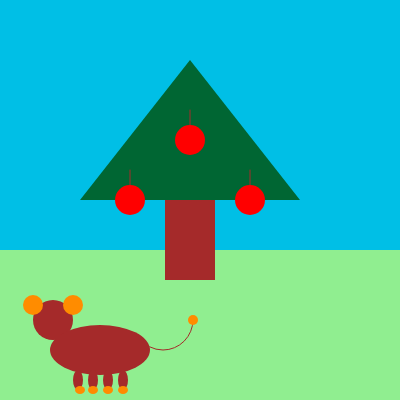
Frame 1 (no input)
Frame 60 (no input): identical to frame 1, image omitted
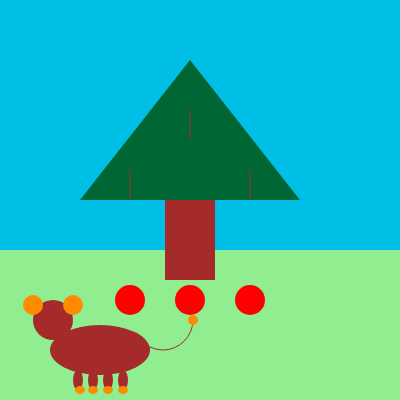
Frame 120 (the mouse pressed at the canvas centre since frame 60)

The p5.js sketch that drew these frames (run headless with seeded random() and noise() and a simulated clock; from frame 60 on, the mouse is pressed at the canvas centre):

// p5.js sketch
// ── sketch.js
//dog
let x = 100
let y = 350

//apple
let r = 200
let z = 140
  
function setup() {
  colorMode(HSB)
  createCanvas(400,400);
}

function draw() {
  background(190,204,90);
  
  //leaves
  
  noStroke()
  fill(150,160,40,100)
  triangle(80,200,300,200,190,60)
  
  
      //grass
  
  fill('lightgreen')
 rect(0,250,400,400)
  
      //tree
  
  noStroke()
  fill('brown')
  rect(165,200,50,80)
  
  
  //apples stem
  
  stroke('brown')
  line(250,200,250,170)
  line(190,140,190,110)
  line(130,200,130,170)
  
  
  if (mouseIsPressed){
    r=300
    z=300;
}
  
  //apples
  
  noStroke()
  fill('red')
  circle(250,r,30)
  circle(190,z,30)
  circle(130,r,30)
  

  //dogshead
  
   fill('brown')
  circle(x-47,y-30,40)
  
  //dogears
  
   fill('darkorange')
  circle(x-67,y-45,20)
  circle(x-27,y-45,20)
  
  //dogbody
  
  fill('brown')
  ellipse(x,y,100,50)
  
  //dogtail
  
  noFill()
  stroke('brown')
 arc(x+63,y-30,60,60,0,90)
   noStroke()
  fill('darkorange')
   circle(x+93,y-30,10)
  
  //dogleg
  
  fill('brown')
  ellipse(x+23,y+30,10,20)
  
  ellipse(x-22,y+30,10,20)
  
  ellipse(x+8,y+30,10,20)
  
  ellipse(x-7,y+30,10,20)
  
  //dogpaws
  
   fill('darkorange')

  ellipse(x+23,y+40,10,8)
  ellipse(x-20,y+40,10,8) 
  ellipse(x+8,y+40,10,8)
  ellipse(x-7,y+40,10,8)
  

}
// ── draw.html
<!DOCTYPE html>
<html>
<head>
    <meta charset="UTF-8">
    <script src="https://cdn.jsdelivr.net/npm/p5@1.4.0/lib/p5.js"></script>
    <script src = "sketch.js"></script>
</head>
<body>
    <main>
    </main>
</body>
</html>
// ── todayy2.html
<!DOCTYPE html>
<html>
<body>
    <h2>JavaScript Arrays </h2>
    <p id = "demo" > </p>

    <script>

    const fruits = ['strawberry','apple','banana'];

    document.getElementById("demo").innerHTML = fruits [2];

    console.log ("fruits:",fruits, fruits.length);



</script>


</body>

</html>
